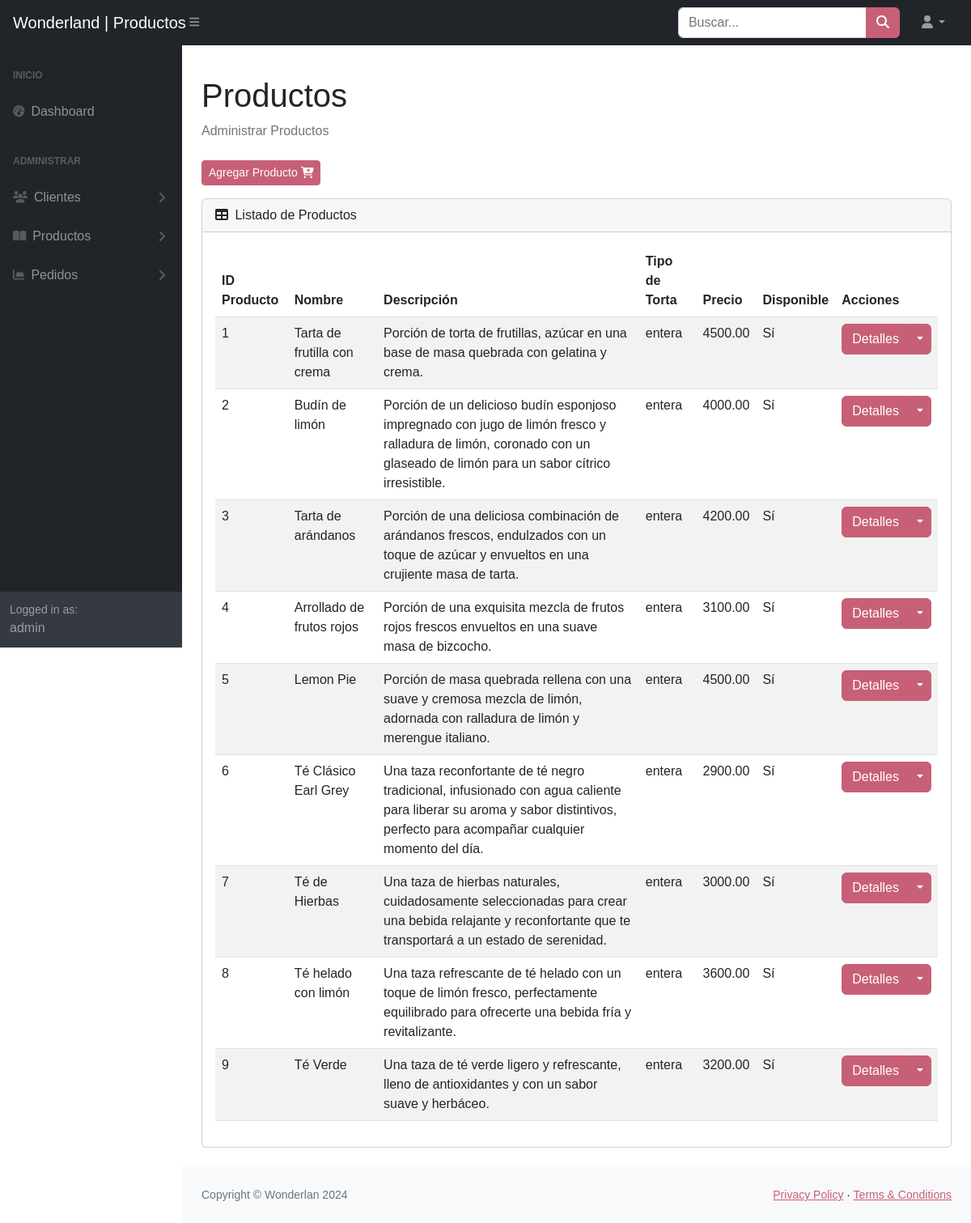
The app's page /admin/vistas/productos.php (signed in) with its own data.
### tables this page shows
CREATE TABLE IF NOT EXISTS `producto` (
  `id_producto` int(11) NOT NULL AUTO_INCREMENT,
  `nombre_producto` varchar(100) NOT NULL,
  `descripcion` text DEFAULT NULL,
  `imagen` text DEFAULT NULL,
  `tipo_torta` enum('entera','mediana','porción') NOT NULL,
  `precio` decimal(10,2) NOT NULL,
  `disponible` tinyint(1) DEFAULT 1,
  PRIMARY KEY (`id_producto`)
);

### admin/includes/productos/leer_productos.php (the view)
<?php
$sql = "SELECT * FROM producto";
$result = $conn->query($sql);
if ($result && $result->num_rows > 0) {
    while ($row = $result->fetch_assoc()) {
        $disponible = $row['disponible'] === "1" ? "Sí" : "No";
        echo <<<HTML
        <tr>
            <td>{$row['id_producto']}</td>
            <td>{$row['nombre_producto']}</td>
            <td>{$row['descripcion']}</td>
            <td>{$row['tipo_torta']}</td>
            <td>{$row['precio']}</td>
            <td>{$disponible}</td>
            <td>
                <div class="btn-group">
                <a href="producto_detalle.php?id={$row['id_producto']}" class="btn btn-primary ">Detalles</a>
                <button type="button" class="btn btn-primary dropdown-toggle dropdown-toggle-split" data-bs-toggle="dropdown" aria-expanded="false">
                    <span class="visually-hidden">Toggle Dropdown</span>
                </button>
                <ul class="dropdown-menu">
                    <li><a class="dropdown-item" href="/admin/vistas/actualizar_producto.php?id={$row['id_producto']}">Editar</a></li>
                    <li><a class="dropdown-item" href="/admin/vistas/productos.php?delete=true&id={$row['id_producto']}">Eliminar</a></li>
                </ul>
                </div>
            </td>
        </tr>
HTML;
    }
}

### records on screen
producto: id_producto "1", nombre_producto "Tarta de frutilla con crema", descripcion "Porción de torta de frutillas, azúcar en una base de masa quebrada con gelatina y crema.", tipo_torta "entera", precio "4500.00", disponible "Sí"
producto: id_producto "2", nombre_producto "Budín de limón", descripcion "Porción de un delicioso budín esponjoso impregnado con jugo de limón fresco y ralladura de limón, coronado con un glaseado de limón para un sabor cítrico irresistible.", tipo_torta "entera", precio "4000.00", disponible "Sí"
producto: id_producto "3", nombre_producto "Tarta de arándanos", descripcion "Porción de una deliciosa combinación de arándanos frescos, endulzados con un toque de azúcar y envueltos en una crujiente masa de tarta.", tipo_torta "entera", precio "4200.00", disponible "Sí"
producto: id_producto "4", nombre_producto "Arrollado de frutos rojos", descripcion "Porción de una exquisita mezcla de frutos rojos frescos envueltos en una suave masa de bizcocho.", tipo_torta "entera", precio "3100.00", disponible "Sí"
producto: id_producto "5", nombre_producto "Lemon Pie", descripcion "Porción de masa quebrada rellena con una suave y cremosa mezcla de limón, adornada con ralladura de limón y merengue italiano.", tipo_torta "entera", precio "4500.00", disponible "Sí"
producto: id_producto "6", nombre_producto "Té Clásico Earl Grey", descripcion "Una taza reconfortante de té negro tradicional, infusionado con agua caliente para liberar su aroma y sabor distintivos, perfecto para acompañar cualquier momento del día.", tipo_torta "entera", precio "2900.00", disponible "Sí"
producto: id_producto "7", nombre_producto "Té de Hierbas", descripcion "Una taza de hierbas naturales, cuidadosamente seleccionadas para crear una bebida relajante y reconfortante que te transportará a un estado de serenidad.", tipo_torta "entera", precio "3000.00", disponible "Sí"
producto: id_producto "8", nombre_producto "Té helado con limón", descripcion "Una taza refrescante de té helado con un toque de limón fresco, perfectamente equilibrado para ofrecerte una bebida fría y revitalizante.", tipo_torta "entera", precio "3600.00", disponible "Sí"
producto: id_producto "9", nombre_producto "Té Verde", descripcion "Una taza de té verde ligero y refrescante, lleno de antioxidantes y con un sabor suave y herbáceo.", tipo_torta "entera", precio "3200.00", disponible "Sí"

### other values on screen
$title "Wonderland | Productos"
$_SESSION['username'] "admin"
